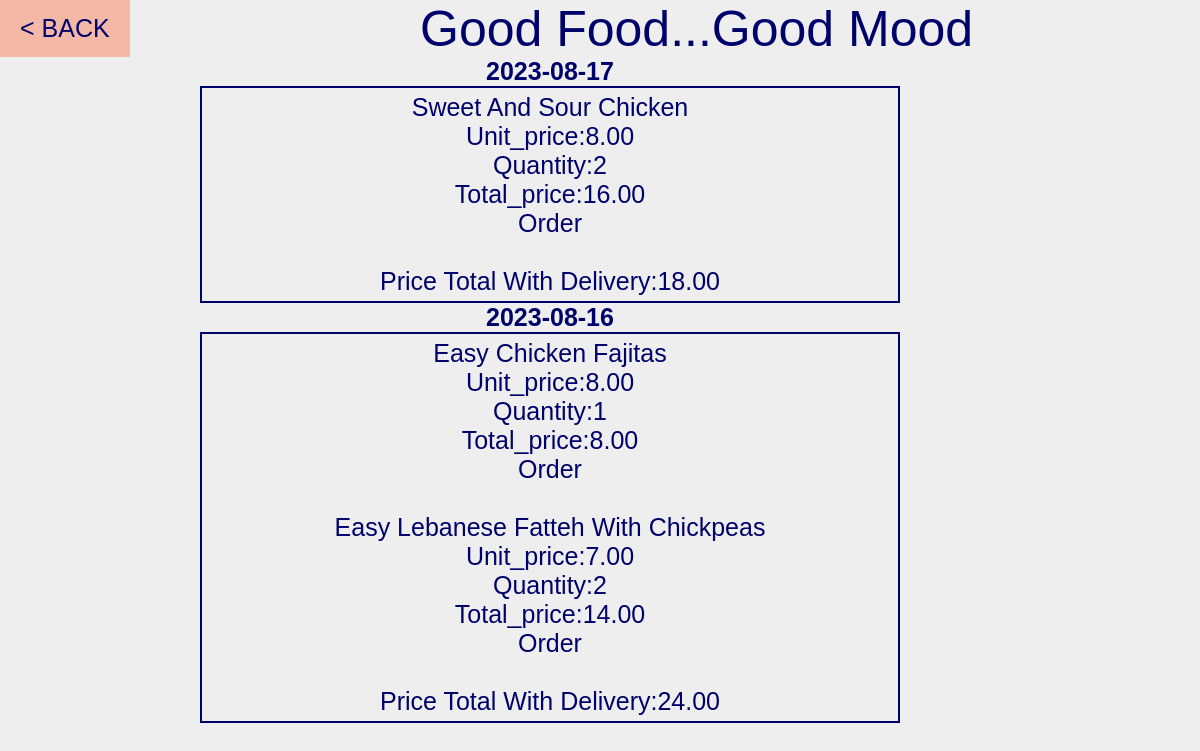
Page /ordersHistory.php (signed in) on the committed database.
### tables this page shows
CREATE TABLE IF NOT EXISTS `orders` (
  `ID_ORDER` bigint NOT NULL AUTO_INCREMENT,
  `ID_BUYER` bigint NOT NULL,
  `DATEORDER` date NOT NULL,
  `DATERETURN` date NOT NULL,
  `PRICE_TOTAL` decimal(10,2) NOT NULL,
  PRIMARY KEY (`ID_ORDER`),
  KEY `I_FK_DELIVERY_ORDER_USER` (`ID_BUYER`)
);

CREATE TABLE IF NOT EXISTS `have_order` (
  `ID_ORDER` bigint NOT NULL,
  `ID_RECIPES` bigint NOT NULL,
  `QUANTITY` bigint NOT NULL,
  `PRICE` decimal(10,2) NOT NULL,
  `STATUS` varchar(7) NOT NULL DEFAULT 'order',
  PRIMARY KEY (`ID_ORDER`,`ID_RECIPES`),
  KEY `I_FK_HAVE_ORDER_DELIVERY_ORDER` (`ID_ORDER`),
  KEY `I_FK_HAVE_ORDER_RECIPES` (`ID_RECIPES`)
);

CREATE TABLE IF NOT EXISTS `recipes` (
  `ID_RECIPES` bigint NOT NULL AUTO_INCREMENT,
  `ID_USER` bigint NOT NULL,
  `NAME` varchar(150) NOT NULL,
  `DESCRIPTION` varchar(255) DEFAULT NULL,
  `CALORIES` bigint DEFAULT NULL,
  `NUMBER_OF_PERSONS` int NOT NULL,
  `PREPERATION_TIME` bigint NOT NULL,
  `PREPERATION_METHOD` text NOT NULL,
  `UNIT_PRICE` decimal(10,2) DEFAULT NULL,
  `DIFFICULTY` varchar(128) NOT NULL,
  `COUNTRY` varchar(128) NOT NULL,
  `DATE_RECIPE` date NOT NULL,
  `VIEW_COUNT` int DEFAULT '0',
  PRIMARY KEY (`ID_RECIPES`),
  KEY `ID_USER` (`ID_USER`)
);

### ordersHistory.php (the view, shortened to what this page needs)
<head>
</head>
<?php
    if(isset($_SESSION['islogin']) && $_SESSION['islogin'] == 1 && $_SESSION['ID_ROLE'] == 2){
        require_once 'connection.php';
        $userId = $_SESSION['ID_USER'];
        echo "<a href='index.php' class='back'>< BACK</a>";
        echo"<div class='title'> Good Food...Good Mood</div>";
        echo "<div class='total'>";
        $query = "SELECT * FROM orders WHERE ID_BUYER = '$userId' ORDER BY DATEORDER DESC ";
        $res = mysqli_query($con,$query);
        $nbr = mysqli_num_rows($res);
        if($nbr != 0){
            for($i=0;$i<$nbr;$i++){
                $row = mysqli_fetch_assoc($res);
                $query1 = "SELECT * FROM have_order WHERE ID_ORDER = $row[ID_ORDER] ";
                $res1 = mysqli_query($con,$query1);
                $nbr1 = mysqli_num_rows($res1);
                echo "<div class='date'><b>$row[DATEORDER]</b></div>";
                echo "<div class='all'>";
                echo "<div>";
                $now = date("Y-m-d");
                for($j=0;$j<$nbr1;$j++){
                    $row1 = mysqli_fetch_assoc($res1);
                    $query2 = "SELECT NAME,UNIT_PRICE FROM recipes WHERE ID_RECIPES = $row1[ID_RECIPES] ";
                    $res2 = mysqli_query($con,$query2);
                    $row2 = mysqli_fetch_assoc($res2);
                    echo "$row2[NAME]<br/>Unit_price:$row2[UNIT_PRICE]<br/>Quantity:$row1[QUANTITY]<br/>Total_price:$row1[PRICE]<br/>$row1[STATUS]<br/><br/>";
                }
                echo "</div>";
                if($row['PRICE_TOTAL'] != 0){
                    if($row['DATEORDER'] == $now) echo "<a href='order.php?id=$row[ID_ORDER]'>Price total with delivery:$row[PRICE_TOTAL]</a>";
                    else echo "Price total with delivery:$row[PRICE_TOTAL]";
                }
                echo '</div>';
            }
            echo "</div>";
        }
        else echo "<div class='no'>You don't have any order in history </div>";
    }
    else header("Location:index.php");
?>

### ordersHistory.php (style rules this page uses)
* { font-family: "Century Gothic", sans-serif; margin: 0; padding: 0; box-sizing: border-box; text-decoration: none; outline: none; border: none; text-transform: capitalize; transition: all .2s linear; color: #00026b; font-size: 25px; }
.title { position: absolute; left: 420px; top: 0px; font-size: 50px; color: #00026b; font-family: "Century Gothic", sans-serif; }
a:link.back, a:visited.back { color: #00026b; background: #fa795275; text-align: center; text-decoration: none; display: inline-block; font-family: "Century Gothic", sans-serif; }
a.back { padding: 14px 20px; }
.all { border: solid #00026b 2px; text-align: center; padding: 5px; width: 700px; justify-items: center; align-items: center; }
.date { text-align: center; }
.total { position: absolute; right: 25%; }

### rows in the picture
orders: DATEORDER "2023-08-17", PRICE_TOTAL "18.00"
have_order: ID_RECIPES.NAME "Sweet And Sour Chicken", ID_RECIPES.UNIT_PRICE "8.00", QUANTITY "2", PRICE "16.00", STATUS "Order"
orders: DATEORDER "2023-08-16", PRICE_TOTAL "24.00"
have_order: ID_RECIPES.NAME "Easy Chicken Fajitas", ID_RECIPES.UNIT_PRICE "8.00", QUANTITY "1", PRICE "8.00", STATUS "Order"
have_order: ID_RECIPES.NAME "Easy Lebanese Fatteh With Chickpeas", ID_RECIPES.UNIT_PRICE "7.00", QUANTITY "2", PRICE "14.00", STATUS "Order"
